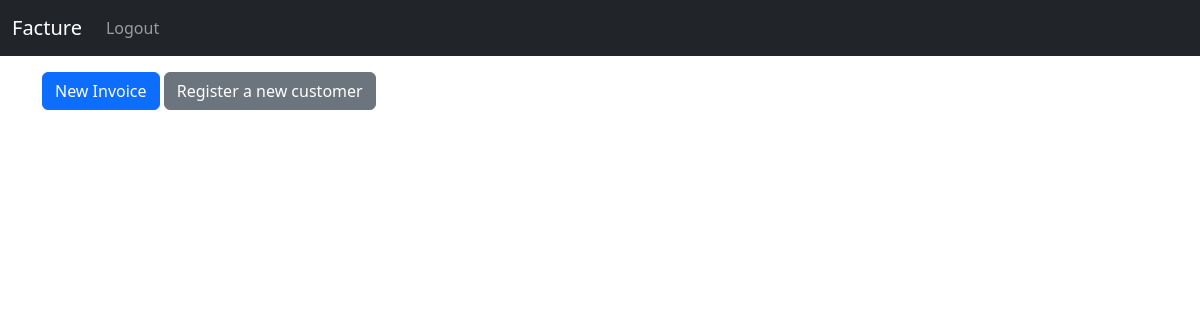
/, run on an earlier commit of the app's database.
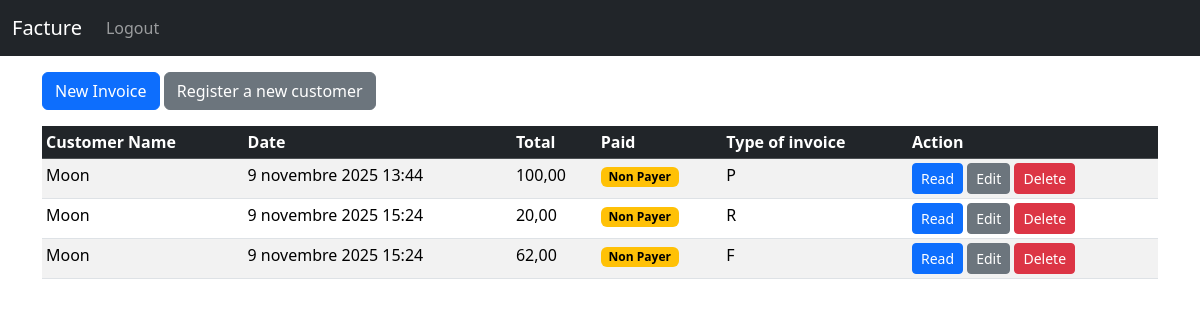
And on a later commit of the database.
### App_facture/models.py (models this page shows, shortened)
class Invoice(models.Model):
    INVOICE_TYPE = (
        ('R', 'RECU'),
        ('P', 'PROFORMA FACTURE'),
        ('F', 'FACTURE'),
    )
    customer = models.ForeignKey(Customer, on_delete=models.PROTECT)
    save_by  = models.ForeignKey(User, on_delete=models.PROTECT)
    invoice_date_time = models.DateTimeField(auto_now_add=True)
    total    = models.DecimalField(max_digits=10000, decimal_places=2)
    last_update_date  = models.DateTimeField(null=True, blank=True)
    paid     = models.BooleanField(default=False)
    invoice_type = models.CharField(max_length=1, choices=INVOICE_TYPE)
    comments = models.TextField(null=True, blank=True, default='', max_length=1000)
    class Meta:
        verbose_name = "Invoice"
        verbose_name_plural = "Invoices"
    """
    Decorateur Property Permet d'acceder a une methode comme etant une proprieter
    """

class Customer(models.Model):
    SEX_TYPE = (
      ('M', 'Masculin'),
      ('F', 'Feminin'),
    )
    name   = models.CharField(max_length=100)
    email  = models.EmailField()
    phone  = models.CharField(max_length=100)
    adress = models.CharField(max_length=255)
    sex    = models.CharField(max_length=1, choices=SEX_TYPE)
    age    = models.CharField(max_length=12)
    city   = models.CharField(max_length=100)
    zip_code = models.CharField(max_length=16)
    created_data = models.DateTimeField(auto_now_add=True)
    save_by = models.ForeignKey(User, on_delete=models.PROTECT)
    class Meta:
        verbose_name = "Customer"
        verbose_name_plural = "Customers"

### App_facture/views.py (the view, shortened to what this page needs)
# urls.py: path('', views.HomeView.as_view(), name='home'),
class HomeView(View):
    template_name = 'home.html'
    invoices = Invoice.objects.select_related('customer', 'save_by').all()
    context = {
        'invoices' : invoices
    }
    def get(self, request, *args, **kwargs):
        return render(request, self.template_name, self.context)

### templates/home.html
{% extends 'base.html' %}
{% block content %}
    <div class="my-3">
        <a href="{% url 'facture:addInvoice' %}" class="btn btn-primary">New Invoice</a>
        <a href="{% url 'facture:addCustomer' %}" class="btn btn-secondary">Register a new customer</a>
    </div>
   {% if invoices %}
    <table class="table table-striped table-hover table-sm">
    <thead class="table-dark">
        <tr>
        <th scope="col">Customer Name</th>
        <th scope="col">Date</th>
        <th scope="col">Total</th>
        <th scope="col">Paid</th>
        <th scope="col">Type of invoice</th>
        <th scope="col">Action</th>
        </tr>
    </thead>
    <tbody>
        {% for invoice in invoices %}
            <tr>
                <td>{{ invoice.customer.name }}</td>
                <td>{{ invoice.invoice_date_time }}</td>
                <td>{{ invoice.total }}</td>
                <td>
                    {% if invoice.paid %}
                        <span class="badge text-bg-success">Payer</span>
                    {% else %}
                        <span class="badge text-bg-warning">Non Payer</span>
                    {% endif %}
                </td>
                <td>{{ invoice.invoice_type }}</td>
                <td>
                    <a href="" class="btn btn-primary btn-sm">Read</a>
                    <a href="" class="btn btn-secondary btn-sm">Edit</a>
                    <a href="" class="btn btn-danger btn-sm">Delete</a>
                </td>
            </tr>
        {% endfor %}
            </tbody>
        </table>
   {% endif %}
{% endblock content %}

### templates/base.html (shortened to what this page needs)
<!doctype html>
<html lang="en">
  <head>
    <link href="https://cdn.jsdelivr.net/npm/bootstrap@5.3.8/dist/css/bootstrap.min.css"
    rel="stylesheet"
>
  </head>
  <body>
    {% include 'include/navbar.html' %}
    <div class="container mt-2">
        {% block content %}{% endblock %}
    </div>
  </body>
</html>

### templates/include/navbar.html (shortened to what this page needs)
<nav class="navbar navbar-expand-lg navbar-dark bg-dark">
  <div class="container-fluid">
    <a class="navbar-brand" href="/">Facture</a>
    <div class="collapse navbar-collapse" id="navbarSupportedContent">
      <ul class="navbar-nav me-auto mb-2 mb-lg-0">
          <li class="nav-item">
             <a class="nav-link" href="">Logout</a>
          </li>
      </ul>
    </div>
  </div>
</nav>

What changed in the data, as far as the page shows it:
added Invoice: customer.name "Moon", invoice_date_time "9 novembre 2025 13:44", total "100,00", paid "Non Payer", invoice_type "P"
added Invoice: customer.name "Moon", invoice_date_time "9 novembre 2025 15:24", total "20,00", paid "Non Payer", invoice_type "R"
added Invoice: customer.name "Moon", invoice_date_time "9 novembre 2025 15:24", total "62,00", paid "Non Payer", invoice_type "F"
Also different on the page:
text now shown: "Customer Name Date Total Paid Type of invoice Action"
